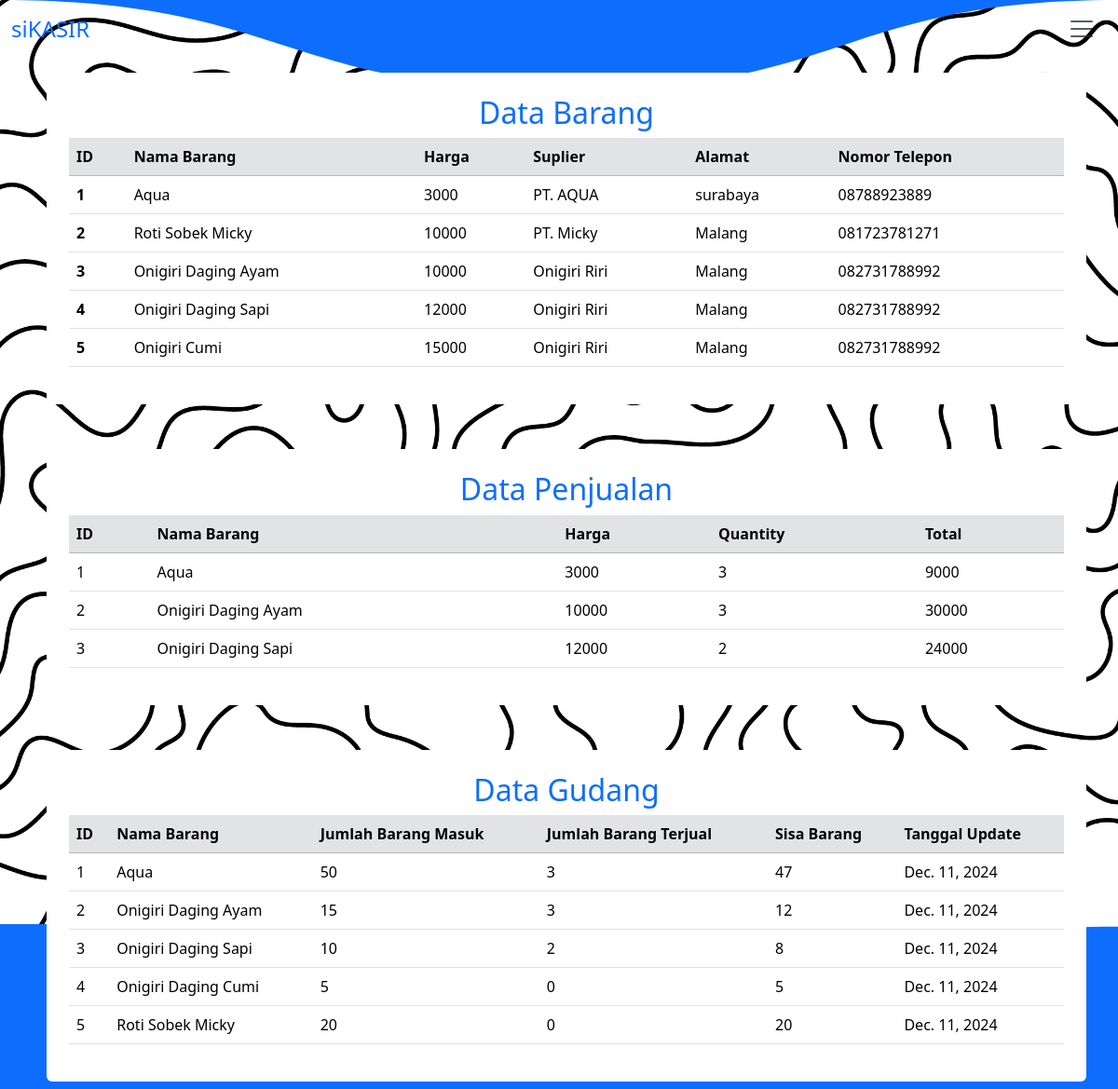
The app's page /pembukuan/ with its own data.
### Aplikasi/models.py (models this page shows, shortened)
class Barang(models.Model):
    nama_barang = models.CharField(max_length=100)
    harga = models.BigIntegerField()
    suplier = models.CharField(max_length=100)
    alamat = models.TextField()
    nomor_telepon = models.CharField(max_length=15)

class Kasir(models.Model):
    nama_barang = models.CharField(max_length=100, verbose_name="Nama Barang")
    harga = models.PositiveIntegerField(verbose_name="Harga")
    quantity = models.PositiveIntegerField(verbose_name="Quantity")
    total = models.PositiveIntegerField(verbose_name="Total")

class Gudang(models.Model):
    nama_barang = models.CharField(max_length=100, verbose_name="Nama Barang")
    jumlah_barang_masuk = models.PositiveIntegerField(verbose_name="Jumlah Barang Masuk")
    jumlah_barang_terjual = models.PositiveIntegerField(verbose_name="Jumlah Barang Terjual")
    sisa_barang = models.PositiveIntegerField(verbose_name="Sisa Barang")
    tanggal_update = models.DateField(verbose_name="Tanggal Update")

### Aplikasi/views.py (the view)
# urls.py: path('pembukuan/', views.pembukuan, name='pembukuan'),
def pembukuan(request):
    kasir_list = Kasir.objects.all()
    gudang_list = Gudang.objects.all()
    barang_list = Barang.objects.all()
    context ={
        'title' : "Pembukuan",
        'gudang_list': gudang_list,
        'kasir_list' : kasir_list,
        'barang_list': barang_list,
    }
    return render(request, 'pembukuan.html',context)

### templates/pembukuan.html
{% extends 'base.html' %} {% block content %}{% load static %}
<div class="container" style="padding-top: 30px">
  <div class="container mt-5 m-2 rounded p-4"  style="background-color:white">
    <h2 class="text-center text-primary">Data Barang</h2>
    <table class="table table-hover">
      <thead class="table-secondary">
        <tr>
          <th scope="col">ID</th>
          <th scope="col">Nama Barang</th>
          <th scope="col">Harga</th>
          <th scope="col">Suplier</th>
          <th scope="col">Alamat</th>
          <th scope="col">Nomor Telepon</th>
        </tr>
      </thead>
      <tbody>
        {% for barang in barang_list %}
        <tr>
          <th scope="row">{{ barang.id }}</th>
          <td>{{ barang.nama_barang }}</td>
          <td>{{ barang.harga }}</td>
          <td>{{ barang.suplier }}</td>
          <td>{{ barang.alamat }}</td>
          <td>{{ barang.nomor_telepon }}</td>
        </tr>
        {% empty %}
        <tr>
          <td colspan="6" class="text-center">Tidak ada data barang</td>
        </tr>
        {% endfor %}
      </tbody>
    </table>
  </div>
 <div class="container mt-5 m-2 rounded p-4"  style="background-color:white">
  <h2 class="text-center text-primary">Data Penjualan</h2>
  <table class="table table-hover">
    <thead class="table-secondary">
      <tr>
        <th scope="col">ID</th>
        <th scope="col">Nama Barang</th>
        <th scope="col">Harga</th>
        <th scope="col">Quantity</th>
        <th scope="col">Total</th>
      </tr>
    </thead>
    <tbody>
      {% for kasir in kasir_list %}
      <tr>
        <td>{{ kasir.id }}</td>
        <td>{{ kasir.nama_barang }}</td>
        <td>{{ kasir.harga }}</td>
        <td>{{ kasir.quantity }}</td>
        <td>{{ kasir.total }}</td>
      </tr>
      {% empty %}
      <tr>
        <td colspan="6" class="text-center">Tidak ada data di Gudang</td>
      </tr>
      {% endfor %}
    </tbody>
  </table>
</div>
  <div class="container mt-5 m-2 rounded p-4"  style="background-color:white">
    <h2 class="text-center text-primary">Data Gudang</h2>
    <table class="table table-hover">
      <thead class="table-secondary">
        <tr>
          <th scope="col">ID</th>
          <th scope="col">Nama Barang</th>
          <th scope="col">Jumlah Barang Masuk</th>
          <th scope="col">Jumlah Barang Terjual</th>
          <th scope="col">Sisa Barang</th>
          <th scope="col">Tanggal Update</th>
        </tr>
      </thead>
      <tbody>
        {% for gudang in gudang_list %}
        <tr>
          <td>{{ gudang.id }}</td>
          <td>{{ gudang.nama_barang }}</td>
          <td>{{ gudang.jumlah_barang_masuk }}</td>
          <td>{{ gudang.jumlah_barang_terjual }}</td>
          <td>{{ gudang.sisa_barang }}</td>
          <td>{{ gudang.tanggal_update }}</td>
        </tr>
        {% empty %}
        <tr>
          <td colspan="6" class="text-center">Tidak ada data di Gudang</td>
        </tr>
        {% endfor %}
      </tbody>
    </table>
</div>
</div>
{% endblock %}

### static/css/style.css (style rules this page uses)
body { background: url("../images/background.jpg") no-repeat center center fixed; background-size: cover; margin: 0; padding: 0; height: 100%; }

### records on screen
Barang: id "1", nama_barang "Aqua", harga "3000", suplier "PT. AQUA", alamat "surabaya", nomor_telepon "08788923889"
Barang: id "2", nama_barang "Roti Sobek Micky", harga "10000", suplier "PT. Micky", alamat "Malang", nomor_telepon "081723781271"
Barang: id "3", nama_barang "Onigiri Daging Ayam", harga "10000", suplier "Onigiri Riri", alamat "Malang", nomor_telepon "082731788992"
Barang: id "4", nama_barang "Onigiri Daging Sapi", harga "12000", suplier "Onigiri Riri", alamat "Malang", nomor_telepon "082731788992"
Barang: id "5", nama_barang "Onigiri Cumi", harga "15000", suplier "Onigiri Riri", alamat "Malang", nomor_telepon "082731788992"
Kasir: id "1", nama_barang "Aqua", harga "3000", quantity "3", total "9000"
Kasir: id "2", nama_barang "Onigiri Daging Ayam", harga "10000", quantity "3", total "30000"
Kasir: id "3", nama_barang "Onigiri Daging Sapi", harga "12000", quantity "2", total "24000"
Gudang: id "1", nama_barang "Aqua", jumlah_barang_masuk "50", jumlah_barang_terjual "3", sisa_barang "47", tanggal_update "Dec. 11, 2024"
Gudang: id "2", nama_barang "Onigiri Daging Ayam", jumlah_barang_masuk "15", jumlah_barang_terjual "3", sisa_barang "12", tanggal_update "Dec. 11, 2024"
Gudang: id "3", nama_barang "Onigiri Daging Sapi", jumlah_barang_masuk "10", jumlah_barang_terjual "2", sisa_barang "8", tanggal_update "Dec. 11, 2024"
Gudang: id "4", nama_barang "Onigiri Daging Cumi", jumlah_barang_masuk "5", jumlah_barang_terjual "0", sisa_barang "5", tanggal_update "Dec. 11, 2024"
Gudang: id "5", nama_barang "Roti Sobek Micky", jumlah_barang_masuk "20", jumlah_barang_terjual "0", sisa_barang "20", tanggal_update "Dec. 11, 2024"
